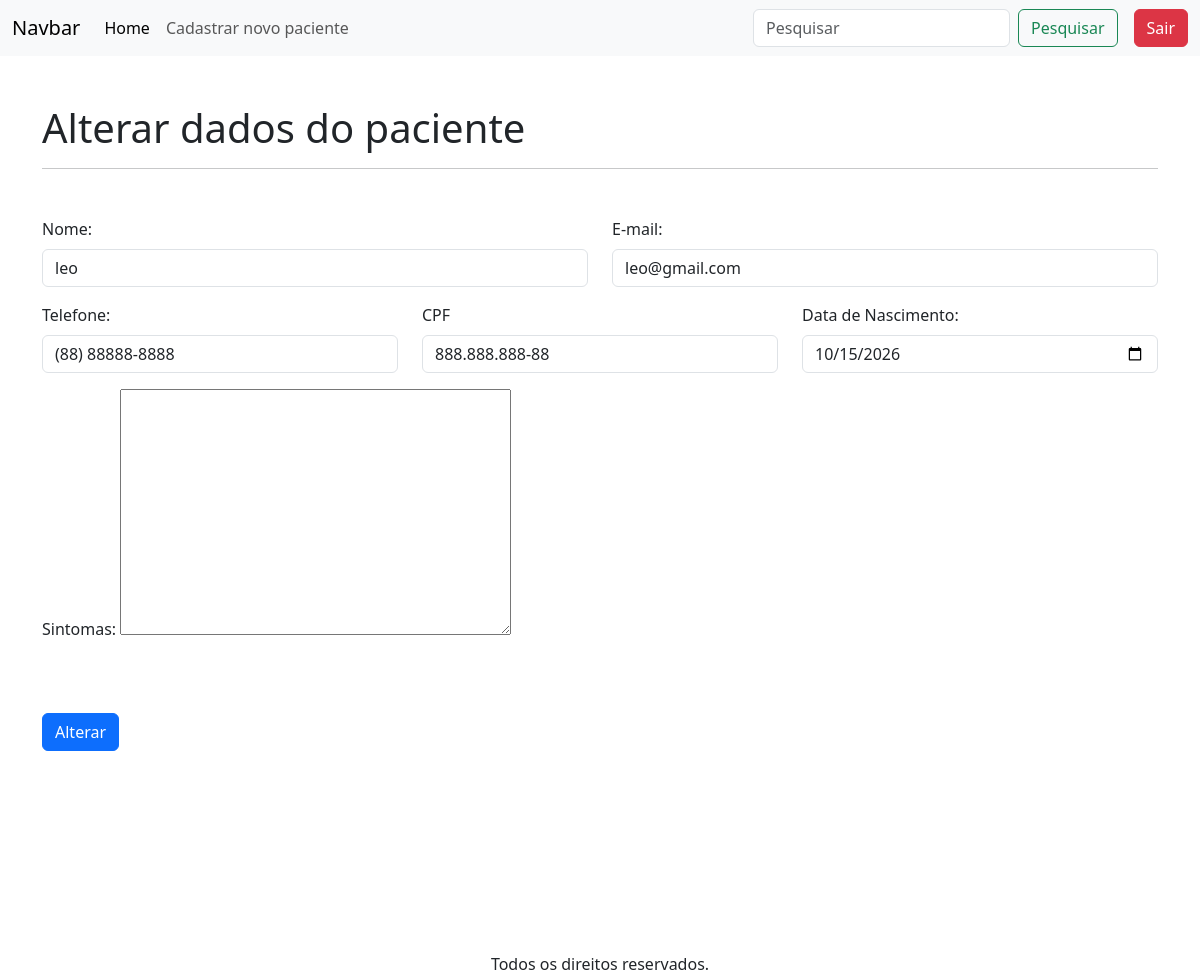
The app's page /alterarPaciente/5 (signed in) with its own data.
### apps/crud/models.py (models this page shows, shortened)
class Paciente(models.Model):
    codigo_paciente = models.AutoField(primary_key=True)
    nome = models.CharField(null=False, blank=False)
    cpf = models.CharField(max_length=14, unique=True, null=False, blank=False)
    email = models.EmailField(unique=True, null=False, blank=False)
    telefone = models.CharField(max_length=15, null=False, blank=False)
    data_nascimento = models.DateField(null=False, blank=False)
    sintomas = models.TextField(null=True, blank=True)

### apps/crud/views.py (the view)
# urls.py: path('alterarPaciente/<int:codigo_paciente>', views.alterar_paciente, name='alterar_paciente'),
@login_required
def alterar_paciente(request,codigo_paciente):
    paciente = Paciente.objects.get(codigo_paciente=codigo_paciente)
    if request.method == 'POST':
        form = PacienteForm(request.POST, instance=paciente)
        if form.is_valid():
            form.save()
            return redirect('index')
    else:
        form = PacienteForm(instance=paciente)
    return render(request, 'alterar_dados.html',{
        'form':form,
        'paciente':paciente,
    })

### apps/crud/templates/alterar_dados.html (shortened to what this page needs)
{% extends 'base-crud.html' %}
{% load static %}
{% block content %}
<h1 class="mt-5">
    Alterar dados do paciente
</h1>
<hr>
<form action="{% url 'alterar_paciente' paciente.codigo_paciente %}" method="POST">
    {% include 'includes/form.html' %}
        <div class="d-flex justify-content-start mt-5 mb-5">
            <button type="submit" class="btn btn-primary">Alterar</button>
        </div>
</form>
{% endblock %}

### apps/crud/templates/includes/form.html (shortened to what this page needs)
<div class="row mt-5">
    <div class="col-12 col-md-6 mb-3">
        <label for="{{ form.nome.id_for_label }}"
         class="form-label">Nome:</label>
         {{ form.nome }}
    </div>
    <div class="col-12 col-md-6 mb-3">
        <label for="{{ form.email.id_for_label }}"
        class="form-label">E-mail:</label>
        {{ form.email }}
    </div>
    <div class="col-12 col-md-6 col-lg-4 mb-3">
        <label for="{{ form.telefone.id_for_label }}"
        class="form-label">Telefone:</label>
        {{ form.telefone }}
    </div>
    <div class="col-12 col-md-6 col-lg-4 mb-3">
        <label for="{{ for.cpf.id_for_label }}"
        class="form-label">CPF</label>
        {{ form.cpf }}
    </div>
    <div class="col-12 col-md-6 col-lg-4 mb-3">
        <label for="{{ form.data_nascimento.id_for_label }}"
        class="form-label">Data de Nascimento:</label>
        {{ form.data_nascimento }}
    </div>
    <div class="col-12 mb-3">
        <label for="{{ form.sintomas.id_for_label }}"
        class="form-label">Sintomas:</label>
        {{ form.sintomas }}
    </div>
</div>

### records on screen
Paciente: nome "leo", email "leo@gmail.com", telefone "(88) 88888-8888", cpf "888.888.888-88", data_nascimento "10/15/2026"
